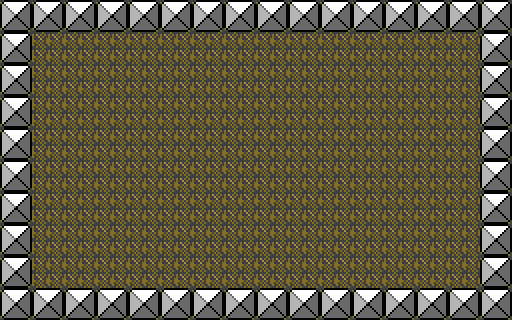

This game map was drawn from its Tiled (.tmx) file and the tilesets committed beside it. A one-line description and the full map source follow:
An orthogonal 16x10 tile map with 32x32 px tiles, 3 tile layers (objects, background, foreground), 2 tilesets.

<map version="1.0" orientation="orthogonal" renderorder="right-down" width="16" height="10" tilewidth="32" tileheight="32">
 <tileset firstgid="1" name="blocks" tilewidth="32" tileheight="32">
  <image source="gfx/blocks.png" width="512" height="160" />
  <tile id="0">
   <properties>
    <property name="block" value="grey" />
   </properties>
  </tile>
  <tile id="1">
   <properties>
    <property name="block" value="grey" />
   </properties>
  </tile>
  <tile id="2">
   <properties>
    <property name="block" value="grey" />
   </properties>
  </tile>
  <tile id="3">
   <properties>
    <property name="block" value="grey" />
   </properties>
  </tile>
  <tile id="4">
   <properties>
    <property name="block" value="note" />
   </properties>
  </tile>
  <tile id="5">
   <properties>
    <property name="block" value="note" />
   </properties>
  </tile>
  <tile id="6">
   <properties>
    <property name="block" value="note" />
   </properties>
  </tile>
  <tile id="7">
   <properties>
    <property name="block" value="note" />
   </properties>
  </tile>
  <tile id="8">
   <properties>
    <property name="item" value="coin" />
   </properties>
  </tile>
  <tile id="9">
   <properties>
    <property name="item" value="coin" />
   </properties>
  </tile>
  <tile id="10">
   <properties>
    <property name="item" value="coin" />
   </properties>
  </tile>
  <tile id="11">
   <properties>
    <property name="item" value="coin" />
   </properties>
  </tile>
  <tile id="12">
   <properties>
    <property name="misc" value="sortlater" />
   </properties>
  </tile>
  <tile id="13">
   <properties>
    <property name="misc" value="sortlater" />
   </properties>
  </tile>
  <tile id="14">
   <properties>
    <property name="misc" value="sortlater" />
   </properties>
  </tile>
  <tile id="15">
   <properties>
    <property name="misc" value="sortlater" />
   </properties>
  </tile>
  <tile id="16">
   <properties>
    <property name="block" value="ice" />
   </properties>
  </tile>
  <tile id="17">
   <properties>
    <property name="block" value="ice" />
   </properties>
  </tile>
  <tile id="18">
   <properties>
    <property name="block" value="ice" />
   </properties>
  </tile>
  <tile id="19">
   <properties>
    <property name="block" value="ice" />
   </properties>
  </tile>
  <tile id="20">
   <properties>
    <property name="block" value="itemblock" />
   </properties>
  </tile>
  <tile id="21">
   <properties>
    <property name="block" value="itemblock" />
   </properties>
  </tile>
  <tile id="22">
   <properties>
    <property name="block" value="itemblock" />
   </properties>
  </tile>
  <tile id="23">
   <properties>
    <property name="block" value="itemblock" />
   </properties>
  </tile>
  <tile id="24">
   <properties>
    <property name="misc" value="sortlater" />
   </properties>
  </tile>
  <tile id="25">
   <properties>
    <property name="misc" value="sortlater" />
   </properties>
  </tile>
  <tile id="26">
   <properties>
    <property name="misc" value="sortlater" />
   </properties>
  </tile>
  <tile id="27">
   <properties>
    <property name="misc" value="sortlater" />
   </properties>
  </tile>
  <tile id="28">
   <properties>
    <property name="misc" value="sortlater" />
   </properties>
  </tile>
  <tile id="29">
   <properties>
    <property name="misc" value="sortlater" />
   </properties>
  </tile>
  <tile id="30">
   <properties>
    <property name="misc" value="sortlater" />
   </properties>
  </tile>
  <tile id="31">
   <properties>
    <property name="misc" value="sortlater" />
   </properties>
  </tile>
  <tile id="32">
   <properties>
    <property name="block" value="shiny" />
   </properties>
  </tile>
  <tile id="33">
   <properties>
    <property name="block" value="shiny" />
   </properties>
  </tile>
  <tile id="34">
   <properties>
    <property name="block" value="shiny" />
   </properties>
  </tile>
  <tile id="35">
   <properties>
    <property name="block" value="shiny" />
   </properties>
  </tile>
  <tile id="36">
   <properties>
    <property name="block" value="blank" />
   </properties>
  </tile>
  <tile id="37">
   <properties>
    <property name="block" value="falling" />
   </properties>
  </tile>
  <tile id="38">
   <properties>
    <property name="block" value="stone" />
   </properties>
  </tile>
  <tile id="39">
   <properties>
    <property name="block" value="stone" />
   </properties>
  </tile>
  <tile id="40">
   <properties>
    <property name="misc" value="sortlater" />
   </properties>
  </tile>
  <tile id="41">
   <properties>
    <property name="misc" value="sortlater" />
   </properties>
  </tile>
  <tile id="42">
   <properties>
    <property name="misc" value="sortlater" />
   </properties>
  </tile>
  <tile id="43">
   <properties>
    <property name="misc" value="sortlater" />
   </properties>
  </tile>
  <tile id="44">
   <properties>
    <property name="misc" value="sortlater" />
   </properties>
  </tile>
  <tile id="45">
   <properties>
    <property name="misc" value="sortlater" />
   </properties>
  </tile>
  <tile id="46">
   <properties>
    <property name="misc" value="sortlater" />
   </properties>
  </tile>
  <tile id="47">
   <properties>
    <property name="misc" value="sortlater" />
   </properties>
  </tile>
  <tile id="48">
   <properties>
    <property name="block" value="brick2" />
   </properties>
  </tile>
  <tile id="49">
   <properties>
    <property name="block" value="brick2" />
   </properties>
  </tile>
  <tile id="50">
   <properties>
    <property name="block" value="brick2" />
   </properties>
  </tile>
  <tile id="51">
   <properties>
    <property name="block" value="brick2" />
   </properties>
  </tile>
  <tile id="52">
   <properties>
    <property name="block" value="wood" />
   </properties>
  </tile>
  <tile id="53">
   <properties>
    <property name="block" value="wood" />
   </properties>
  </tile>
  <tile id="54">
   <properties>
    <property name="block" value="ring" />
   </properties>
  </tile>
  <tile id="55">
   <properties>
    <property name="misc" value="sortlater" />
   </properties>
  </tile>
  <tile id="56">
   <properties>
    <property name="misc" value="sortlater" />
   </properties>
  </tile>
  <tile id="57">
   <properties>
    <property name="misc" value="sortlater" />
   </properties>
  </tile>
  <tile id="58">
   <properties>
    <property name="misc" value="sortlater" />
   </properties>
  </tile>
  <tile id="59">
   <properties>
    <property name="misc" value="sortlater" />
   </properties>
  </tile>
  <tile id="60">
   <properties>
    <property name="background" value="sortlater" />
   </properties>
  </tile>
  <tile id="61">
   <properties>
    <property name="background" value="sortlater" />
   </properties>
  </tile>
  <tile id="62">
   <properties>
    <property name="background" value="sortlater" />
   </properties>
  </tile>
  <tile id="63">
   <properties>
    <property name="background" value="sortlater" />
   </properties>
  </tile>
  <tile id="64">
   <properties>
    <property name="block" value="brick1" />
   </properties>
  </tile>
  <tile id="65">
   <properties>
    <property name="block" value="brick1" />
   </properties>
  </tile>
  <tile id="66">
   <properties>
    <property name="block" value="brick1" />
   </properties>
  </tile>
  <tile id="67">
   <properties>
    <property name="block" value="brick1" />
   </properties>
  </tile>
  <tile id="68">
   <properties>
    <property name="misc" value="sortlater" />
   </properties>
  </tile>
  <tile id="69">
   <properties>
    <property name="misc" value="sortlater" />
   </properties>
  </tile>
  <tile id="70">
   <properties>
    <property name="misc" value="sortlater" />
   </properties>
  </tile>
  <tile id="71">
   <properties>
    <property name="misc" value="sortlater" />
   </properties>
  </tile>
  <tile id="72">
   <properties>
    <property name="misc" value="sortlater" />
   </properties>
  </tile>
  <tile id="73">
   <properties>
    <property name="misc" value="sortlater" />
   </properties>
  </tile>
  <tile id="74">
   <properties>
    <property name="misc" value="sortlater" />
   </properties>
  </tile>
  <tile id="75">
   <properties>
    <property name="misc" value="sortlater" />
   </properties>
  </tile>
  <tile id="76">
   <properties>
    <property name="background" value="sortlater" />
   </properties>
  </tile>
  <tile id="77">
   <properties>
    <property name="background" value="sortlater" />
   </properties>
  </tile>
  <tile id="78">
   <properties>
    <property name="background" value="sortlater" />
   </properties>
  </tile>
  <tile id="79">
   <properties>
    <property name="background" value="sortlater" />
   </properties>
  </tile>
 </tileset>
 <tileset firstgid="81" source="cave-tileset.tsx" />
 <layer name="objects" width="16" height="10">
  <data>
   <tile gid="77" />
   <tile gid="77" />
   <tile gid="77" />
   <tile gid="77" />
   <tile gid="77" />
   <tile gid="77" />
   <tile gid="77" />
   <tile gid="77" />
   <tile gid="77" />
   <tile gid="77" />
   <tile gid="77" />
   <tile gid="77" />
   <tile gid="77" />
   <tile gid="77" />
   <tile gid="77" />
   <tile gid="77" />
   <tile gid="77" />
   <tile gid="77" />
   <tile gid="77" />
   <tile gid="77" />
   <tile gid="77" />
   <tile gid="77" />
   <tile gid="77" />
   <tile gid="77" />
   <tile gid="77" />
   <tile gid="77" />
   <tile gid="77" />
   <tile gid="77" />
   <tile gid="77" />
   <tile gid="77" />
   <tile gid="77" />
   <tile gid="77" />
   <tile gid="77" />
   <tile gid="77" />
   <tile gid="77" />
   <tile gid="77" />
   <tile gid="77" />
   <tile gid="77" />
   <tile gid="77" />
   <tile gid="77" />
   <tile gid="77" />
   <tile gid="77" />
   <tile gid="77" />
   <tile gid="77" />
   <tile gid="77" />
   <tile gid="77" />
   <tile gid="77" />
   <tile gid="77" />
   <tile gid="77" />
   <tile gid="77" />
   <tile gid="77" />
   <tile gid="77" />
   <tile gid="77" />
   <tile gid="65" />
   <tile gid="65" />
   <tile gid="65" />
   <tile gid="65" />
   <tile gid="65" />
   <tile gid="65" />
   <tile gid="65" />
   <tile gid="65" />
   <tile gid="77" />
   <tile gid="77" />
   <tile gid="77" />
   <tile gid="77" />
   <tile gid="77" />
   <tile gid="77" />
   <tile gid="77" />
   <tile gid="77" />
   <tile gid="77" />
   <tile gid="77" />
   <tile gid="77" />
   <tile gid="77" />
   <tile gid="77" />
   <tile gid="77" />
   <tile gid="77" />
   <tile gid="77" />
   <tile gid="77" />
   <tile gid="77" />
   <tile gid="77" />
   <tile gid="77" />
   <tile gid="77" />
   <tile gid="77" />
   <tile gid="77" />
   <tile gid="77" />
   <tile gid="77" />
   <tile gid="77" />
   <tile gid="77" />
   <tile gid="77" />
   <tile gid="77" />
   <tile gid="77" />
   <tile gid="77" />
   <tile gid="77" />
   <tile gid="77" />
   <tile gid="77" />
   <tile gid="77" />
   <tile gid="77" />
   <tile gid="65" />
   <tile gid="65" />
   <tile gid="77" />
   <tile gid="77" />
   <tile gid="65" />
   <tile gid="65" />
   <tile gid="65" />
   <tile gid="77" />
   <tile gid="65" />
   <tile gid="65" />
   <tile gid="65" />
   <tile gid="65" />
   <tile gid="77" />
   <tile gid="77" />
   <tile gid="77" />
   <tile gid="77" />
   <tile gid="77" />
   <tile gid="77" />
   <tile gid="77" />
   <tile gid="77" />
   <tile gid="77" />
   <tile gid="77" />
   <tile gid="77" />
   <tile gid="77" />
   <tile gid="77" />
   <tile gid="77" />
   <tile gid="77" />
   <tile gid="77" />
   <tile gid="77" />
   <tile gid="77" />
   <tile gid="77" />
   <tile gid="77" />
   <tile gid="77" />
   <tile gid="77" />
   <tile gid="12" />
   <tile gid="77" />
   <tile gid="77" />
   <tile gid="12" />
   <tile gid="77" />
   <tile gid="77" />
   <tile gid="12" />
   <tile gid="77" />
   <tile gid="77" />
   <tile gid="12" />
   <tile gid="77" />
   <tile gid="77" />
   <tile gid="77" />
   <tile gid="77" />
   <tile gid="77" />
   <tile gid="77" />
   <tile gid="77" />
   <tile gid="77" />
   <tile gid="77" />
   <tile gid="77" />
   <tile gid="77" />
   <tile gid="77" />
   <tile gid="77" />
   <tile gid="77" />
   <tile gid="77" />
   <tile gid="77" />
   <tile gid="77" />
   <tile gid="77" />
   <tile gid="77" />
  </data>
 </layer>
 <layer name="background" width="16" height="10">
  <data>
   <tile gid="89" />
   <tile gid="89" />
   <tile gid="89" />
   <tile gid="89" />
   <tile gid="89" />
   <tile gid="89" />
   <tile gid="89" />
   <tile gid="89" />
   <tile gid="89" />
   <tile gid="89" />
   <tile gid="89" />
   <tile gid="89" />
   <tile gid="89" />
   <tile gid="89" />
   <tile gid="89" />
   <tile gid="89" />
   <tile gid="89" />
   <tile gid="89" />
   <tile gid="89" />
   <tile gid="89" />
   <tile gid="89" />
   <tile gid="89" />
   <tile gid="89" />
   <tile gid="89" />
   <tile gid="89" />
   <tile gid="89" />
   <tile gid="89" />
   <tile gid="89" />
   <tile gid="89" />
   <tile gid="89" />
   <tile gid="89" />
   <tile gid="89" />
   <tile gid="89" />
   <tile gid="89" />
   <tile gid="89" />
   <tile gid="89" />
   <tile gid="89" />
   <tile gid="89" />
   <tile gid="89" />
   <tile gid="89" />
   <tile gid="89" />
   <tile gid="89" />
   <tile gid="89" />
   <tile gid="89" />
   <tile gid="89" />
   <tile gid="89" />
   <tile gid="89" />
   <tile gid="89" />
   <tile gid="89" />
   <tile gid="89" />
   <tile gid="89" />
   <tile gid="89" />
   <tile gid="89" />
   <tile gid="89" />
   <tile gid="89" />
   <tile gid="89" />
   <tile gid="89" />
   <tile gid="89" />
   <tile gid="89" />
   <tile gid="89" />
   <tile gid="89" />
   <tile gid="89" />
   <tile gid="89" />
   <tile gid="89" />
   <tile gid="89" />
   <tile gid="89" />
   <tile gid="89" />
   <tile gid="89" />
   <tile gid="89" />
   <tile gid="89" />
   <tile gid="89" />
   <tile gid="89" />
   <tile gid="89" />
   <tile gid="89" />
   <tile gid="89" />
   <tile gid="89" />
   <tile gid="89" />
   <tile gid="89" />
   <tile gid="89" />
   <tile gid="89" />
   <tile gid="89" />
   <tile gid="89" />
   <tile gid="89" />
   <tile gid="89" />
   <tile gid="89" />
   <tile gid="89" />
   <tile gid="89" />
   <tile gid="89" />
   <tile gid="89" />
   <tile gid="89" />
   <tile gid="89" />
   <tile gid="89" />
   <tile gid="89" />
   <tile gid="89" />
   <tile gid="89" />
   <tile gid="89" />
   <tile gid="89" />
   <tile gid="89" />
   <tile gid="89" />
   <tile gid="89" />
   <tile gid="89" />
   <tile gid="89" />
   <tile gid="89" />
   <tile gid="89" />
   <tile gid="89" />
   <tile gid="89" />
   <tile gid="89" />
   <tile gid="89" />
   <tile gid="89" />
   <tile gid="89" />
   <tile gid="89" />
   <tile gid="89" />
   <tile gid="89" />
   <tile gid="89" />
   <tile gid="89" />
   <tile gid="89" />
   <tile gid="89" />
   <tile gid="89" />
   <tile gid="89" />
   <tile gid="89" />
   <tile gid="89" />
   <tile gid="89" />
   <tile gid="89" />
   <tile gid="89" />
   <tile gid="89" />
   <tile gid="89" />
   <tile gid="89" />
   <tile gid="89" />
   <tile gid="89" />
   <tile gid="89" />
   <tile gid="89" />
   <tile gid="89" />
   <tile gid="89" />
   <tile gid="89" />
   <tile gid="89" />
   <tile gid="89" />
   <tile gid="89" />
   <tile gid="89" />
   <tile gid="89" />
   <tile gid="89" />
   <tile gid="89" />
   <tile gid="89" />
   <tile gid="89" />
   <tile gid="89" />
   <tile gid="89" />
   <tile gid="89" />
   <tile gid="89" />
   <tile gid="89" />
   <tile gid="89" />
   <tile gid="89" />
   <tile gid="89" />
   <tile gid="89" />
   <tile gid="89" />
   <tile gid="89" />
   <tile gid="89" />
   <tile gid="89" />
   <tile gid="89" />
   <tile gid="89" />
   <tile gid="89" />
   <tile gid="89" />
  </data>
 </layer>
 <layer name="foreground" width="16" height="10">
  <data>
   <tile gid="48" />
   <tile gid="48" />
   <tile gid="48" />
   <tile gid="48" />
   <tile gid="48" />
   <tile gid="48" />
   <tile gid="48" />
   <tile gid="48" />
   <tile gid="48" />
   <tile gid="48" />
   <tile gid="48" />
   <tile gid="48" />
   <tile gid="48" />
   <tile gid="48" />
   <tile gid="48" />
   <tile gid="48" />
   <tile gid="48" />
   <tile gid="77" />
   <tile gid="77" />
   <tile gid="77" />
   <tile gid="77" />
   <tile gid="77" />
   <tile gid="77" />
   <tile gid="77" />
   <tile gid="77" />
   <tile gid="77" />
   <tile gid="77" />
   <tile gid="77" />
   <tile gid="77" />
   <tile gid="77" />
   <tile gid="77" />
   <tile gid="48" />
   <tile gid="48" />
   <tile gid="77" />
   <tile gid="77" />
   <tile gid="77" />
   <tile gid="77" />
   <tile gid="77" />
   <tile gid="77" />
   <tile gid="77" />
   <tile gid="77" />
   <tile gid="77" />
   <tile gid="77" />
   <tile gid="77" />
   <tile gid="77" />
   <tile gid="77" />
   <tile gid="77" />
   <tile gid="48" />
   <tile gid="48" />
   <tile gid="77" />
   <tile gid="77" />
   <tile gid="77" />
   <tile gid="77" />
   <tile gid="77" />
   <tile gid="77" />
   <tile gid="77" />
   <tile gid="77" />
   <tile gid="77" />
   <tile gid="77" />
   <tile gid="77" />
   <tile gid="77" />
   <tile gid="77" />
   <tile gid="77" />
   <tile gid="48" />
   <tile gid="48" />
   <tile gid="77" />
   <tile gid="77" />
   <tile gid="77" />
   <tile gid="77" />
   <tile gid="77" />
   <tile gid="77" />
   <tile gid="77" />
   <tile gid="77" />
   <tile gid="77" />
   <tile gid="77" />
   <tile gid="77" />
   <tile gid="77" />
   <tile gid="77" />
   <tile gid="77" />
   <tile gid="48" />
   <tile gid="48" />
   <tile gid="77" />
   <tile gid="77" />
   <tile gid="77" />
   <tile gid="77" />
   <tile gid="77" />
   <tile gid="77" />
   <tile gid="77" />
   <tile gid="77" />
   <tile gid="77" />
   <tile gid="77" />
   <tile gid="77" />
   <tile gid="77" />
   <tile gid="77" />
   <tile gid="77" />
   <tile gid="48" />
   <tile gid="48" />
   <tile gid="77" />
   <tile gid="77" />
   <tile gid="77" />
   <tile gid="77" />
   <tile gid="77" />
   <tile gid="77" />
   <tile gid="77" />
   <tile gid="77" />
   <tile gid="77" />
   <tile gid="77" />
   <tile gid="77" />
   <tile gid="77" />
   <tile gid="77" />
   <tile gid="77" />
   <tile gid="48" />
   <tile gid="48" />
   <tile gid="77" />
   <tile gid="77" />
   <tile gid="77" />
   <tile gid="77" />
   <tile gid="77" />
   <tile gid="77" />
   <tile gid="77" />
   <tile gid="77" />
   <tile gid="77" />
   <tile gid="77" />
   <tile gid="77" />
   <tile gid="77" />
   <tile gid="77" />
   <tile gid="77" />
   <tile gid="48" />
   <tile gid="48" />
   <tile gid="77" />
   <tile gid="77" />
   <tile gid="77" />
   <tile gid="77" />
   <tile gid="77" />
   <tile gid="77" />
   <tile gid="77" />
   <tile gid="77" />
   <tile gid="77" />
   <tile gid="77" />
   <tile gid="77" />
   <tile gid="77" />
   <tile gid="77" />
   <tile gid="77" />
   <tile gid="48" />
   <tile gid="48" />
   <tile gid="48" />
   <tile gid="48" />
   <tile gid="48" />
   <tile gid="48" />
   <tile gid="48" />
   <tile gid="48" />
   <tile gid="48" />
   <tile gid="48" />
   <tile gid="48" />
   <tile gid="48" />
   <tile gid="48" />
   <tile gid="48" />
   <tile gid="48" />
   <tile gid="48" />
   <tile gid="48" />
  </data>
 </layer>
</map>
